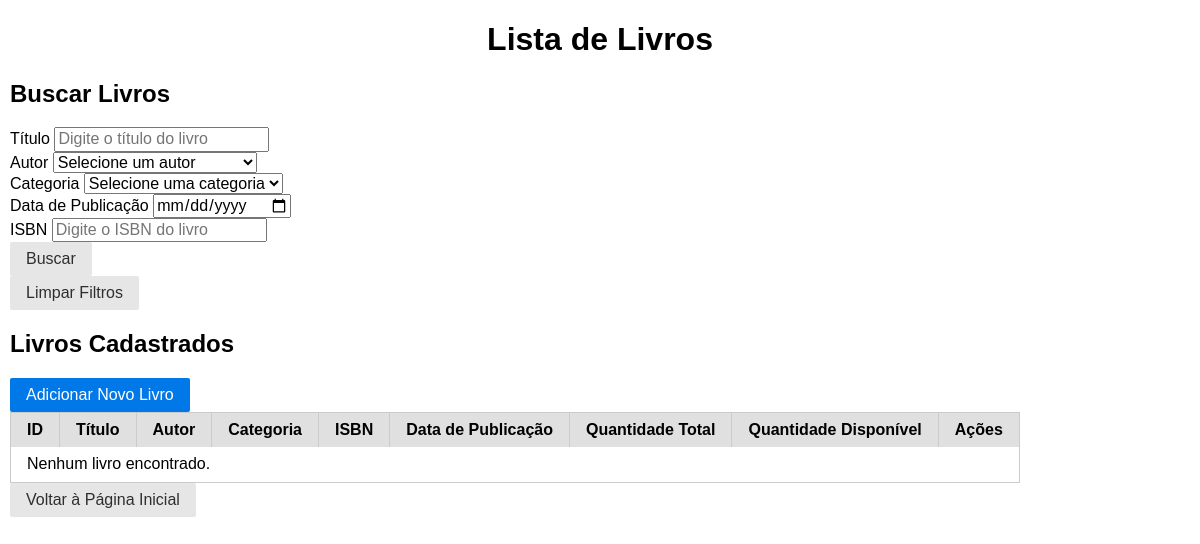
The app's page /books/livros?autor_id=19, older data.
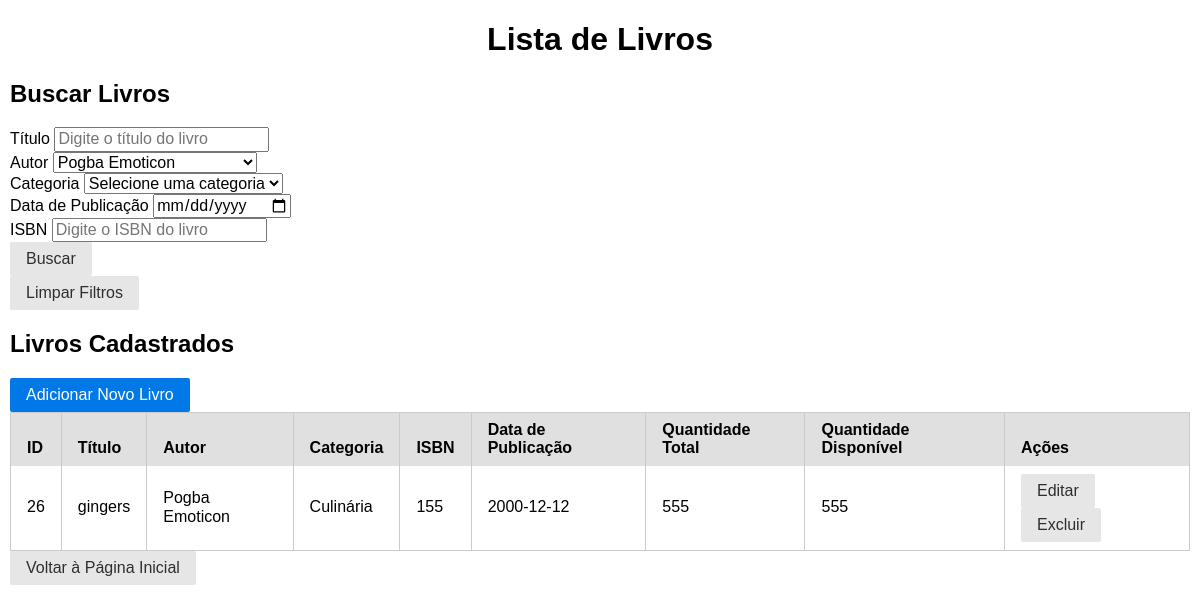
The same page, newer data.
### Uniao/model/Livros.py (models this page shows)
class Livros(database.Model):
    id = database.Column(database.Integer, primary_key=True)
    titulo = database.Column(database.String(150), nullable=False)
    isbn = database.Column(database.String(13), unique=True, nullable=False)
    data_publicacao = database.Column(database.Date, nullable=True)
    autor_id = database.Column(database.Integer, database.ForeignKey("autores.id"), nullable=True)
    categoria_id = database.Column(database.Integer, database.ForeignKey("categorias.id"), nullable=True)
    quantidade_total = database.Column(database.Integer, nullable=False)
    quantidade_disponivel = database.Column(database.Integer, nullable=True)
    autor = database.relationship("Autores", back_populates="livros", lazy=True)
    categoria = database.relationship("Categorias", back_populates="livros", lazy=True)
    reservas = database.relationship("Reservas", back_populates="livro", lazy=True)
    emprestimos = database.relationship("Emprestimos", back_populates="livro", lazy=True)
    def JSonificar(self):
        return {
            "id": self.id,
            "titulo": self.titulo,
            "isbn": self.isbn,
            "data_publicacao": self.data_publicacao.isoformat() if self.data_publicacao else None,
            "autor": self.autor.nome if self.autor else "Autor não definido",
            "categoria": self.categoria.nome if self.categoria else "Categoria não definida",
            "quantidade_total": self.quantidade_total,
            "quantidade_disponivel": self.quantidade_disponivel
        }

### Uniao/model/Autores.py (models this page shows, shortened)
class Autores(database.Model):
    id = database.Column(database.Integer, primary_key=True)
    nome = database.Column(database.String(100), nullable=False)
    data_nascimento = database.Column(database.Date, nullable=True)
    nacionalidade = database.Column(database.String(50), nullable=False)
    livros = database.relationship("Livros", back_populates="autor", lazy=True)

### Uniao/model/Categorias.py (models this page shows, shortened)
class Categorias(database.Model):
    id = database.Column(database.Integer, primary_key=True)
    nome = database.Column(database.String(50), nullable=False)
    livros = database.relationship("Livros", back_populates="categoria", lazy=True)

### Uniao/controller/LivroController.py (the view)
@livroController.route('/livros', methods=['GET'])
def view_books():
    try:
        titulo = request.args.get('titulo', '').strip()
        autor_id = request.args.get('autor_id', '').strip()
        categoria_id = request.args.get('categoria_id', '').strip()
        data_inicio = request.args.get('data_inicio', '').strip()
        isbn = request.args.get('isbn', '').strip()
        livros = livroRepository.searchBooksCustom(
            titulo=titulo,
            autor_id=autor_id,
            categoria_id=categoria_id,
            data_inicio=data_inicio
        )
        autores = livroRepository.getAutores()
        categorias = livroRepository.getCategorias()
        return render_template(
            'Livro/livros.html',
            livros=livros,
            autores=autores,
            categorias=categorias
        )
    except Exception as e:
        flash(f"Erro ao carregar os livros: {e}", "error")
        return render_template('Livro/livros.html', livros=[], autores=[], categorias=[])

### Uniao/DAO/LivroDAO.py (called while the page is built)
    @staticmethod
    def getAutores():
        try:
            return Autores.query.all()
        except Exception as e:
            print(f"Erro ao buscar autores: {e}")
            return []

    @staticmethod
    def getCategorias():
        try:
            return Categorias.query.all()
        except Exception as e:
            print(f"Erro ao buscar categorias: {e}")
            return []

    @staticmethod
    def searchBooksCustom(titulo=None, autor_id=None, categoria_id=None, data_inicio=None, isbn=None):
        try:
            query = Livros.query
            if titulo:
                query = query.filter(Livros.titulo.like(f"%{titulo}%"))
            if autor_id:
                query = query.filter(Livros.autor_id == autor_id)
            if categoria_id:
                query = query.filter(Livros.categoria_id == categoria_id)
            if data_inicio:
                query = query.filter(Livros.data_publicacao >= data_inicio)
            if isbn:
                query = query.filter(Livros.isbn.like(f"%{isbn}%"))
            return query.all()
        except Exception as e:
            print(f"Erro ao realizar consulta personalizada: {e}")
            return []

### Uniao/templates/Livro/livros.html (shortened to what the changed rows need)
<!DOCTYPE html>
<html lang="pt-br">
<head>
    <link rel="stylesheet" href="{{ url_for('static', filename='css/base.css') }}">
    <link rel="stylesheet" href="{{ url_for('static', filename='css/formulario.css') }}">
    <link rel="stylesheet" href="{{ url_for('static', filename='css/table.css') }}">
</head>
<body>
    <header>
        <h1 class="centralizar">Lista de Livros</h1>
    </header>
    <main>
        <section class="search-form">
            <h2>Buscar Livros</h2>
            <form method="GET" action="{{ url_for('bp_books.view_books') }}">
                <div class="form-group">
                    <label for="autor_id">Autor</label>
                    <select id="autor_id" name="autor_id">
                        <option value="">Selecione um autor</option>
                        {% if autores %}
                            {% for autor in autores %}
                                <option value="{{ autor.id }}"
                                    {% if autor.id|string == request.args.get('autor_id', '') %} selected {% endif %}>
                                    {{ autor.nome }}
                                </option>
                            {% endfor %}
                        {% else %}
                            <option value="" disabled>Não há autores cadastrados</option>
                        {% endif %}
                    </select>
                </div>
            </form>
        </section>
        <section class="book-list">
            <h2>Livros Cadastrados</h2>
            <table class="pure-table">
                <thead>
                    <tr>
                        <th>ID</th>
                        <th>Título</th>
                        <th>Autor</th>
                        <th>Categoria</th>
                        <th>ISBN</th>
                        <th>Data de Publicação</th>
                        <th>Quantidade Total</th>
                        <th>Quantidade Disponível</th>
                        <th>Ações</th>
                    </tr>
                </thead>
                <tbody>
                    {% if livros %}
                        {% for livro in livros %}
                            <tr>
                                <td>{{ livro.id }}</td>
                                <td>{{ livro.titulo }}</td>
                                <td>{{ livro.autor if livro.autor else "Autor não definido" }}</td>
                                <td>{{ livro.categoria if livro.categoria else "Categoria não definida" }}</td>
                                <td>{{ livro.isbn }}</td>
                                <td>{{ livro.data_publicacao }}</td>
                                <td>{{ livro.quantidade_total }}</td>
                                <td>{{ livro.quantidade_disponivel or "Não disponível" }}</td>
                                <td>
                                    <a href="{{ url_for('bp_books.edit_book', id=livro.id) }}" class="pure-button">Editar</a>
                                    <a href="{{ url_for('bp_books.delete_book', id=livro.id) }}" class="pure-button">Excluir</a>
                                </td>
                            </tr>
                        {% endfor %}
                    {% else %}
                        <tr>
                            <td colspan="9">Nenhum livro encontrado.</td>
                        </tr>
                    {% endif %}
                </tbody>
            </table>
        </section>
    </main>
</body>
</html>

Row changes from the older to the newer data that the page shows:
added Livros: titulo "gingers", isbn "155", quantidade_total "555", quantidade_disponivel "555"
added Autores: nome "Pogba Emoticon"
now on this page (row unchanged): Categorias: nome "Culinária"
Text that changed along with them:
form field autor_id: "Selecione um autor" → "Pogba Emoticon"
new list line: "26 2000-12-12 Editar Excluir"
text no longer shown: "Nenhum livro encontrado."
